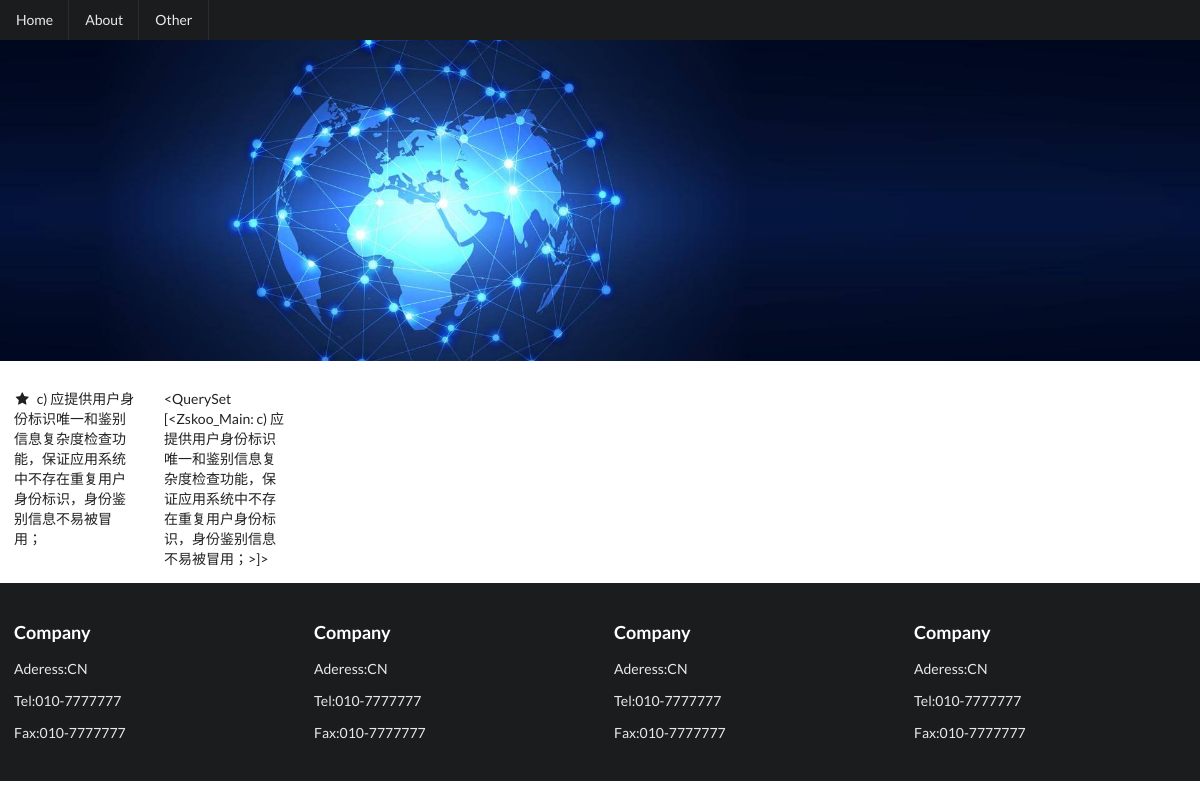
The app's page /index/, older data.
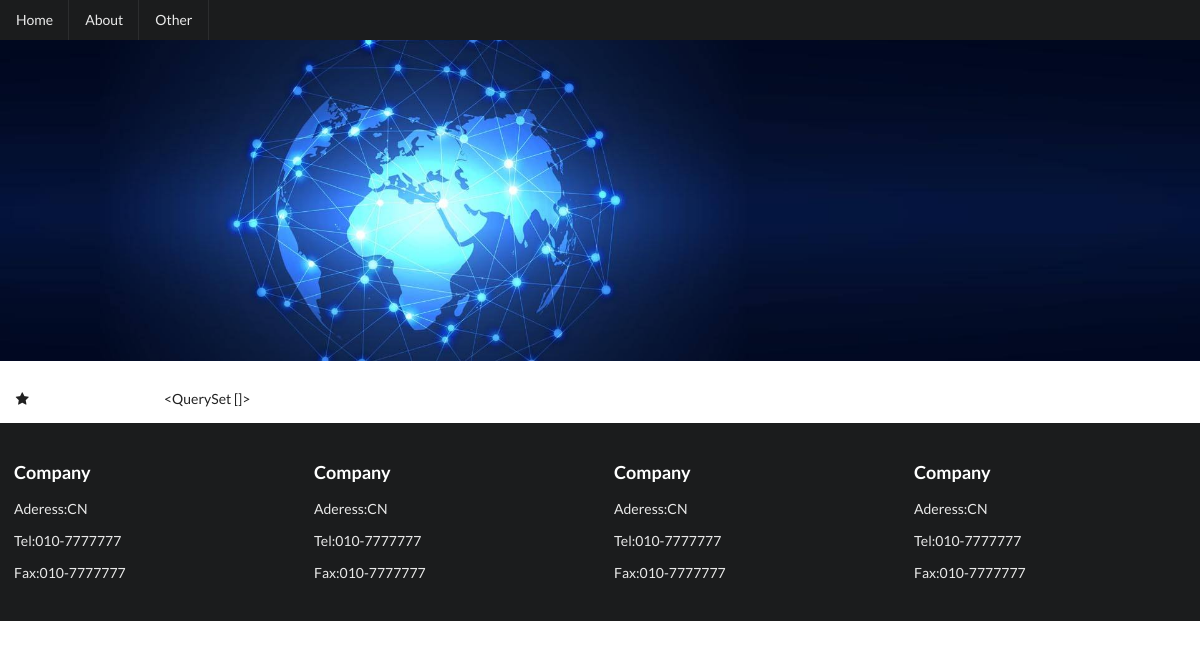
The same page, newer data.
### Mainapp/models.py (models this page shows)
class Zskoo_Main(models.Model):
    zskoo_kind = models.ForeignKey(Zskoo_Kind, on_delete=models.CASCADE, null=True)    # 安全类   外键表在下面需要加上单引号
    ctrl_point_id = models.ForeignKey(Zskoo_Ctrl_Point, on_delete=models.CASCADE, null=True)   # 控制点
    ctrl_object = models.TextField(default='null')   # 控制项
    industry = models.CharField(max_length=100, default='null')   # 行业分类
    S = models.CharField(max_length=20)
    A = models.CharField(max_length=20)
    G = models.CharField(max_length=20)
    def __str__(self):
        return self.ctrl_object

### Mainapp/views.py (the view)
# urls.py: url(r'^index/', main),
def main(request):
    main_data = Zskoo_Main.objects.all()
    return render(request, 'index.html', {'main_data': main_data})

### Templates/index.html (shortened to what this page needs)
<!DOCTYPE html>
<html>
  <head>
    {% load static %}
    <link rel="stylesheet" type="text/css" href="{% static "js/Semantic/semantic.min.css" %}">
  </head>
  <body>
    <div class="ui fixed inverted menu">
        <a class="item" href="#">Home</a>
        <a class="item" href="#">About</a>
        <a class="item" href="#">Other</a>
    </div>
    <div class="ui vertical basic segment">
      <div class="ui image">
        {% load static %}
        <img src="{% static "Images/titleup.jpg" %}" alt="">
      </div>
    </div>
    <div class="ui grid veay padded">
      <div class="two wide column">
          <i class="icon star"></i>
          {% for kind_one in main_data %}
            {{ kind_one }}
          {% endfor %}
      </div>
      <div class="two wide column">
          {{ main_data }}
      </div>
      <div class="five wide column">
      </div>
      <div class="five wide column">
      </div>
      <div class="two wide column">
      </div>
    </div>
    <div class="ui vertical inverted segment">
      <div class="ui grid very padded">
        <div class="four wide column">
          <div class="ui vertical inverted text menu">
            <div class="item">
              <h3 class="ui inverted header">
                  Company
              </h3>
            </div>
            <div class="item">
              Aderess:CN
            </div>
            <div class="item">
              Tel:010-7777777
            </div><div class="item">
              Fax:010-7777777
            </div>
          </div>
        </div>
        <div class="four wide column">
          <div class="ui vertical inverted text menu">
            <div class="item">
              <h3 class="ui inverted header">
                Company
              </h3>
            </div>
            <div class="item">
              Aderess:CN
            </div>
            <div class="item">
              Tel:010-7777777
            </div><div class="item">
              Fax:010-7777777
            </div>
          </div>
        </div>
        <div class="four wide column">
          <div class="ui vertical inverted text menu">
            <div class="item">
              <h3 class="ui inverted header">
                Company
              </h3>
            </div>
            <div class="item">
              Aderess:CN
            </div>
            <div class="item">
              Tel:010-7777777
            </div><div class="item">
              Fax:010-7777777
            </div>
          </div>
        </div>
        <div class="four wide column">
          <div class="ui vertical inverted text menu">
            <div class="item">
              <h3 class="ui inverted header">
                Company
              </h3>
            </div>
            <div class="item">
              Aderess:CN
            </div>
            <div class="item">
              Tel:010-7777777
            </div><div class="item">
              Fax:010-7777777
            </div>
          </div>
        </div>
      </div>
    </div>
  </body>
</html>

Row changes from the older to the newer data that the page shows:
removed Zskoo_Main: ctrl_object "c) 应提供用户身份标识唯一和鉴别信息复杂度检查功能，保证应用系统中不存在重复用户身份标识，身份鉴别信息不易被冒用；", ctrl_object "<QuerySet [<Zskoo_Main: c) 应提供用户身份标识唯一和鉴别信息复杂度检查功能，保证应用系统中不存在重复用户身份标识，身份鉴别信息不易被冒用；>]>"
Text that changed along with them:
{{ main_data }}: (not shown) → "<QuerySet []>"
